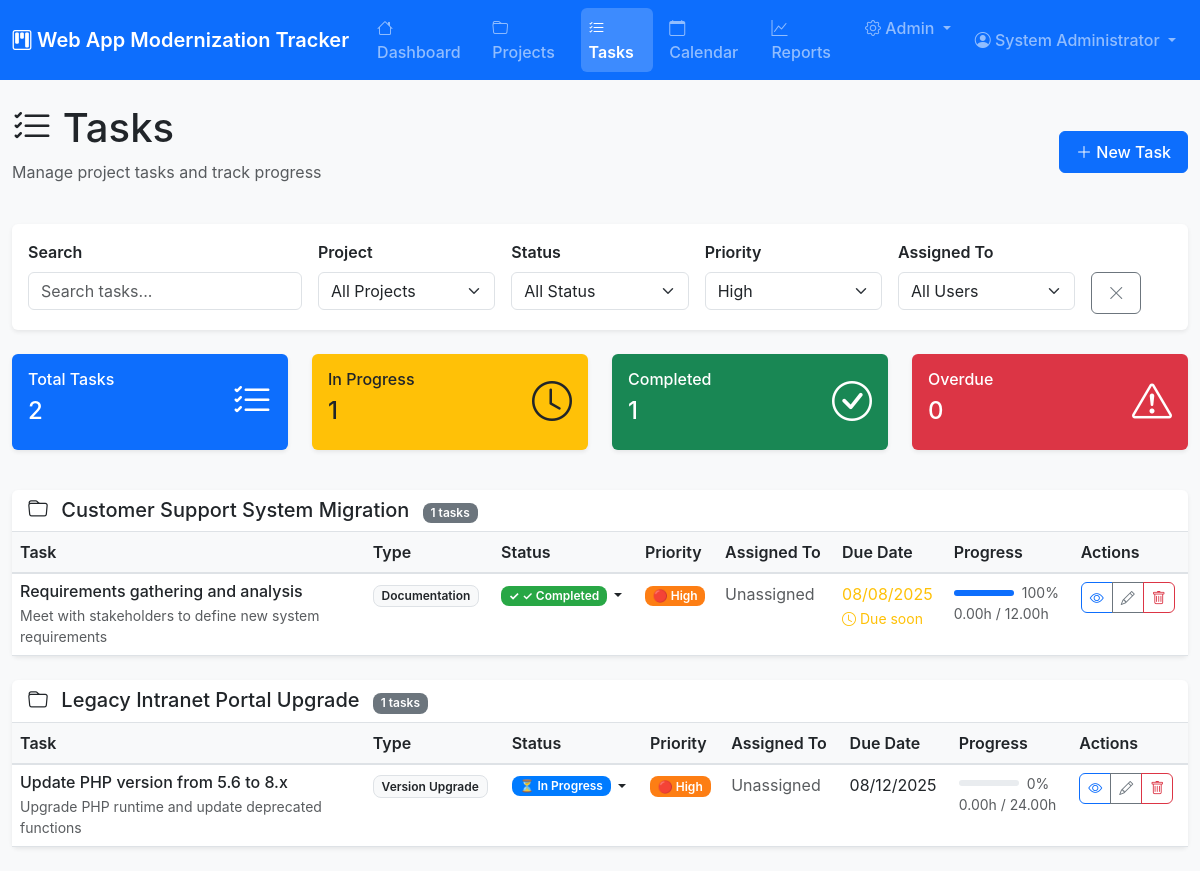
Screenshot of /pages/tasks.php?priority=high (signed in) with the database file from the repository.
### tables this page shows
CREATE TABLE tasks (
    id INT AUTO_INCREMENT PRIMARY KEY,
    project_id INT NOT NULL,
    title VARCHAR(255) NOT NULL,
    description TEXT,
    task_type VARCHAR(100) DEFAULT 'General',
    priority ENUM('critical', 'high', 'medium', 'low') DEFAULT 'medium',
    status ENUM('pending', 'in_progress', 'completed', 'blocked', 'cancelled') DEFAULT 'pending',
    assigned_to INT,
    depends_on_task_id INT NULL,
    estimated_hours DECIMAL(5,2) DEFAULT 0,
    actual_hours DECIMAL(5,2) DEFAULT 0,
    start_date DATE,
    due_date DATE,
    completed_at TIMESTAMP NULL,
    created_at TIMESTAMP DEFAULT CURRENT_TIMESTAMP,
    updated_at TIMESTAMP DEFAULT CURRENT_TIMESTAMP ON UPDATE CURRENT_TIMESTAMP,
    FOREIGN KEY (project_id) REFERENCES projects(id) ON DELETE CASCADE,
    FOREIGN KEY (assigned_to) REFERENCES users(id) ON DELETE SET NULL,
    FOREIGN KEY (depends_on_task_id) REFERENCES tasks(id) ON DELETE SET NULL,
    INDEX idx_project_id (project_id),
    INDEX idx_status (status),
    INDEX idx_assigned_to (assigned_to),
    INDEX idx_due_date (due_date)
);

CREATE TABLE projects (
    id INT AUTO_INCREMENT PRIMARY KEY,
    name VARCHAR(255) NOT NULL,
    description TEXT,
    category VARCHAR(100) DEFAULT 'Web Application',
    priority ENUM('critical', 'high', 'medium', 'low') DEFAULT 'medium',
    status ENUM('planning', 'in_progress', 'testing', 'completed', 'on_hold') DEFAULT 'planning',
    current_version VARCHAR(50),
    target_version VARCHAR(50),
    start_date DATE,
    due_date DATE,
    completion_date DATE NULL,
    estimated_hours DECIMAL(6,2) DEFAULT 0,
    actual_hours DECIMAL(6,2) DEFAULT 0,
    budget DECIMAL(10,2),
    created_by INT NOT NULL,
    assigned_to INT,
    created_at TIMESTAMP DEFAULT CURRENT_TIMESTAMP,
    updated_at TIMESTAMP DEFAULT CURRENT_TIMESTAMP ON UPDATE CURRENT_TIMESTAMP,
    FOREIGN KEY (created_by) REFERENCES users(id) ON DELETE RESTRICT,
    FOREIGN KEY (assigned_to) REFERENCES users(id) ON DELETE SET NULL,
    INDEX idx_status (status),
    INDEX idx_priority (priority),
    INDEX idx_due_date (due_date),
    INDEX idx_category (category)
);

### pages/tasks.php (the view, shortened to what the rows shown need)
<?php
require_once dirname(__FILE__) . '/../includes/header.php';
$currentUser = getCurrentUser();
$filters = [
    'project_id' => $_GET['project_id'] ?? '',
    'status' => $_GET['status'] ?? '',
    'priority' => $_GET['priority'] ?? '',
    'assigned_to' => $_GET['assigned_to'] ?? '',
    'task_type' => $_GET['task_type'] ?? '',
    'search' => $_GET['search'] ?? ''
];
$tasks = getTasks(null, $filters);
$tasksByProject = [];
foreach ($tasks as $task) {
    $projectName = $task['project_name'];
    if (!isset($tasksByProject[$projectName])) {
        $tasksByProject[$projectName] = [];
    }
    $tasksByProject[$projectName][] = $task;
}
?>
<div class="d-flex justify-content-between align-items-center mb-4">
    <div>
        <h1><i class="bi bi-list-check"></i> Tasks</h1>
    </div>
</div>
<?php if (empty($tasks)): ?>
<div class="card">
    <div class="card-body text-center p-5">
        <i class="bi bi-list-check fs-1 text-muted"></i>
        <h5 class="text-muted mt-3">No tasks found</h5>
        <p class="text-muted">Create your first task to get started.</p>
        <button type="button" class="btn btn-primary" data-bs-toggle="modal" data-bs-target="#taskModal" onclick="openCreateModal()">
            <i class="bi bi-plus-lg"></i> Create Task
        </button>
    </div>
</div>
<?php else: ?>
<?php foreach ($tasksByProject as $projectName => $projectTasks): ?>
<div class="card mb-4">
    <div class="card-header">
        <h5 class="mb-0">
            <i class="bi bi-folder me-2"></i>
            <?php echo htmlspecialchars($projectName); ?>
            <span class="badge bg-secondary ms-2"><?php echo count($projectTasks); ?> tasks</span>
        </h5>
    </div>
    <div class="card-body p-0">
        <div class="table-responsive">
            <table class="table table-hover mb-0">
                <thead class="table-light">
                    <tr>
                        <th width="30%">Task</th>
                        <th>Type</th>
                        <th>Status</th>
                        <th>Priority</th>
                        <th>Assigned To</th>
                        <th>Due Date</th>
                        <th>Progress</th>
                        <th>Actions</th>
                    </tr>
                </thead>
                <tbody>
                    <?php foreach ($projectTasks as $task): ?>
                    <tr>
                        <td>
                            <div>
                                <h6 class="mb-1"><?php echo htmlspecialchars($task['title']); ?></h6>
                                <?php if ($task['description']): ?>
                                <small class="text-muted text-truncate-2"><?php echo htmlspecialchars(substr($task['description'], 0, 100)) . (strlen($task['description']) > 100 ? '...' : ''); ?></small>
                                <?php endif; ?>
                            </div>
                        </td>
                        <td>
                            <span class="badge bg-light text-dark border"><?php echo htmlspecialchars($task['task_type']); ?></span>
                        </td>
                        <td>
                            <div class="dropdown">
                                <button class="btn btn-sm p-0 border-0 bg-transparent dropdown-toggle" type="button" data-bs-toggle="dropdown">
                                    <?php echo getStatusBadge($task['status'], 'task'); ?>
                                </button>
                            </div>
                        </td>
                        <td><?php echo getPriorityBadge($task['priority']); ?></td>
                        <td>
                            <?php echo $task['assigned_to_name'] ? htmlspecialchars($task['assigned_to_name']) : '<span class="text-muted">Unassigned</span>'; ?>
                        </td>
                        <td>
                            <?php if ($task['due_date']): ?>
                                <?php
                                $daysUntilDue = $task['days_until_due'];
                                $isOverdue = $daysUntilDue < 0 && $task['status'] !== 'completed';
                                $isDueSoon = $daysUntilDue <= 3 && $daysUntilDue >= 0;
                                ?>
                                <div class="<?php echo $isOverdue ? 'text-danger' : ($isDueSoon ? 'text-warning' : ''); ?>">
                                    <?php echo formatDate($task['due_date']); ?>
                                    <?php if ($isOverdue): ?>
                                        <br><small><i class="bi bi-exclamation-triangle"></i> Overdue</small>
                                    <?php elseif ($isDueSoon): ?>
                                        <br><small><i class="bi bi-clock"></i> Due soon</small>
                                    <?php endif; ?>
                                </div>
                            <?php else: ?>
                                <span class="text-muted">Not set</span>
                            <?php endif; ?>
                        </td>
                        <td>
                            <?php if ($task['estimated_hours'] > 0): ?>
                                <?php
                                $progress = $task['actual_hours'] > 0 ? round(($task['actual_hours'] / $task['estimated_hours']) * 100, 1) : 0;
                                if ($task['status'] === 'completed') $progress = 100;
                                ?>
                                <div class="d-flex align-items-center">
                                    <div class="progress me-2" style="width: 60px; height: 6px;">
                                        <div class="progress-bar" style="width: <?php echo min($progress, 100); ?>%"></div>
                                    </div>
                                    <small class="text-muted"><?php echo $progress; ?>%</small>
                                </div>
                                <small class="text-muted d-block"><?php echo $task['actual_hours']; ?>h / <?php echo $task['estimated_hours']; ?>h</small>
                            <?php else: ?>
                                <span class="text-muted">-</span>
                            <?php endif; ?>
                        </td>
                        <td>
                            <div class="btn-group" role="group">
                                <button type="button" class="btn btn-sm btn-outline-primary"
                                        onclick="viewTask(<?php echo $task['id']; ?>)">
                                    <i class="bi bi-eye"></i>
                                </button>
                                <button type="button" class="btn btn-sm btn-outline-secondary"
                                        onclick="editTask(<?php echo $task['id']; ?>)">
                                    <i class="bi bi-pencil"></i>
                                </button>
                                <?php if (isAdmin() || $task['assigned_to'] == $currentUser['id']): ?>
                                <button type="button" class="btn btn-sm btn-outline-danger"
                                        onclick="deleteTask(<?php echo $task['id']; ?>, '<?php echo htmlspecialchars($task['title']); ?>')">
                                    <i class="bi bi-trash"></i>
                                </button>
                                <?php endif; ?>
                            </div>
                        </td>
                    </tr>
                    <?php endforeach; ?>
                </tbody>
            </table>
        </div>
    </div>
</div>
<?php endforeach; ?>
<?php endif; ?>
    </main>
</body>
</html>

### config/config.php (shortened to what the rows shown need)
<?php
function formatDate($date, $format = DISPLAY_DATE_FORMAT) {
    try {
        $dateObj = new DateTime($date);
        return $dateObj->format($format);
    } catch (Exception $e) {
        return $date;
    }
}
function getStatusBadge($status, $type = 'project') {
    $statusLabels = ($type === 'task') ? TASK_STATUS : PROJECT_STATUS;
    $label = isset($statusLabels[$status]) ? $statusLabels[$status] : ucfirst($status);
    $color = isset(STATUS_COLORS[$status]) ? STATUS_COLORS[$status] : '#6c757d';
    $icon = '';
    switch($status) {
        case 'completed': $icon = '✓ '; break;
        case 'in_progress': $icon = '⏳ '; break;
    }
    return '<span class="badge badge-' . $status . '" style="background-color: ' . $color . '" aria-label="Status: ' . $label . '">' . $icon . $label . '</span>';
}
function getPriorityBadge($priority) {
    $label = isset(PRIORITY_LEVELS[$priority]) ? PRIORITY_LEVELS[$priority] : ucfirst($priority);
    $color = isset(PRIORITY_COLORS[$priority]) ? PRIORITY_COLORS[$priority] : '#6c757d';
    $icon = '';
    switch($priority) {
        case 'high': $icon = '🔴 '; break;
    }
    return '<span class="badge badge-' . $priority . '" style="background-color: ' . $color . '" aria-label="Priority: ' . $label . '">' . $icon . $label . '</span>';
}
require_once CONFIG_PATH . '/database.php';
?>

### rows the page displays
tasks: title "Requirements gathering and analysis", description "Meet with stakeholders to define new system requirements", task_type "Documentation", status "✓", status "Completed", priority "🔴", priority "High", due_date "08/08/2025", shows "Due soon", status "100", actual_hours "0.00", estimated_hours "12.00"
tasks: project.name "Legacy Intranet Portal Upgrade", count($projectTasks) "1", title "Update PHP version from 5.6 to 8.x", description "Upgrade PHP runtime and update deprecated functions", task_type "Version Upgrade", status "⏳", status "In Progress", priority "🔴", priority "High", due_date "08/12/2025", actual_hours "0", actual_hours "0.00", estimated_hours "24.00"

### other values shown
APP_NAME "Web App Modernization Tracker"
$currentUser['first_name'] . ' ' . $currentUser['last_name'] "System Administrator"
count($tasks) "2"
count(array_filter($tasks, fn($t) => $t['status'] === 'in_progress')) "1"
count(array_filter($tasks, fn($t) => $t['status'] === 'completed')) "1"
$projectName "Customer Support System Migration"
count($projectTasks) "1"
form field priority "High"
